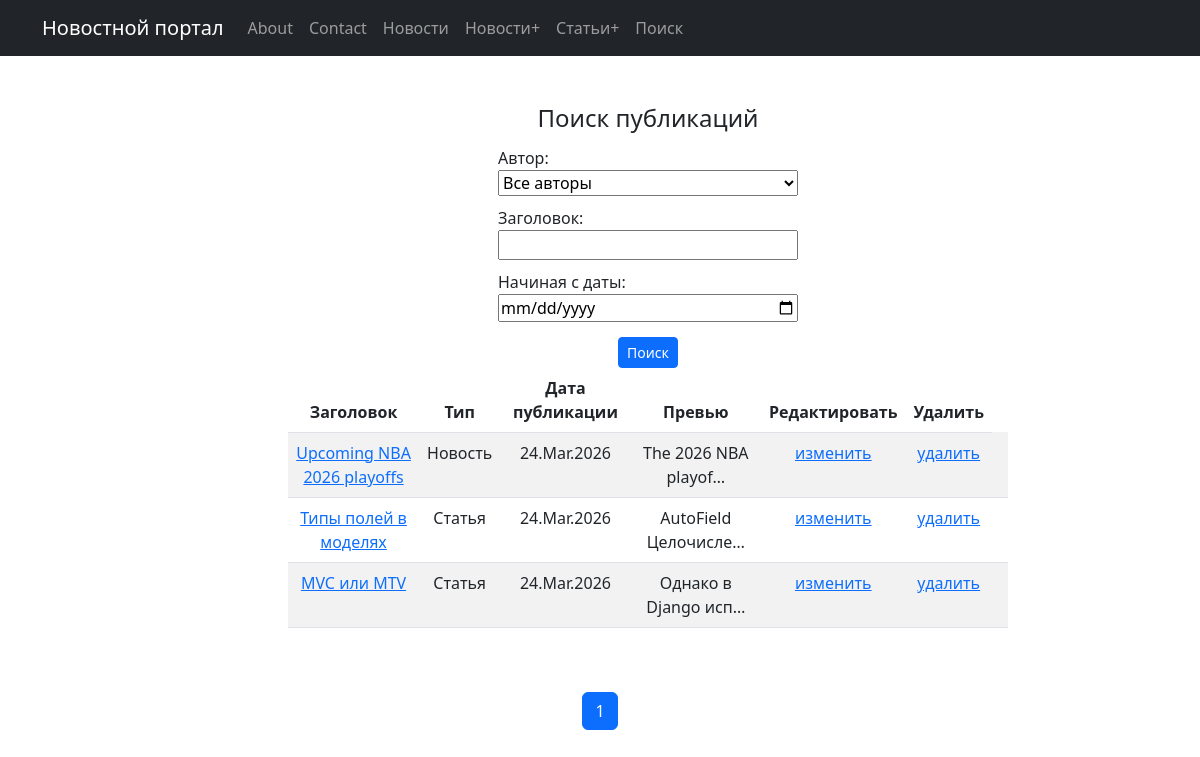
The app's page /post/search/, older data.
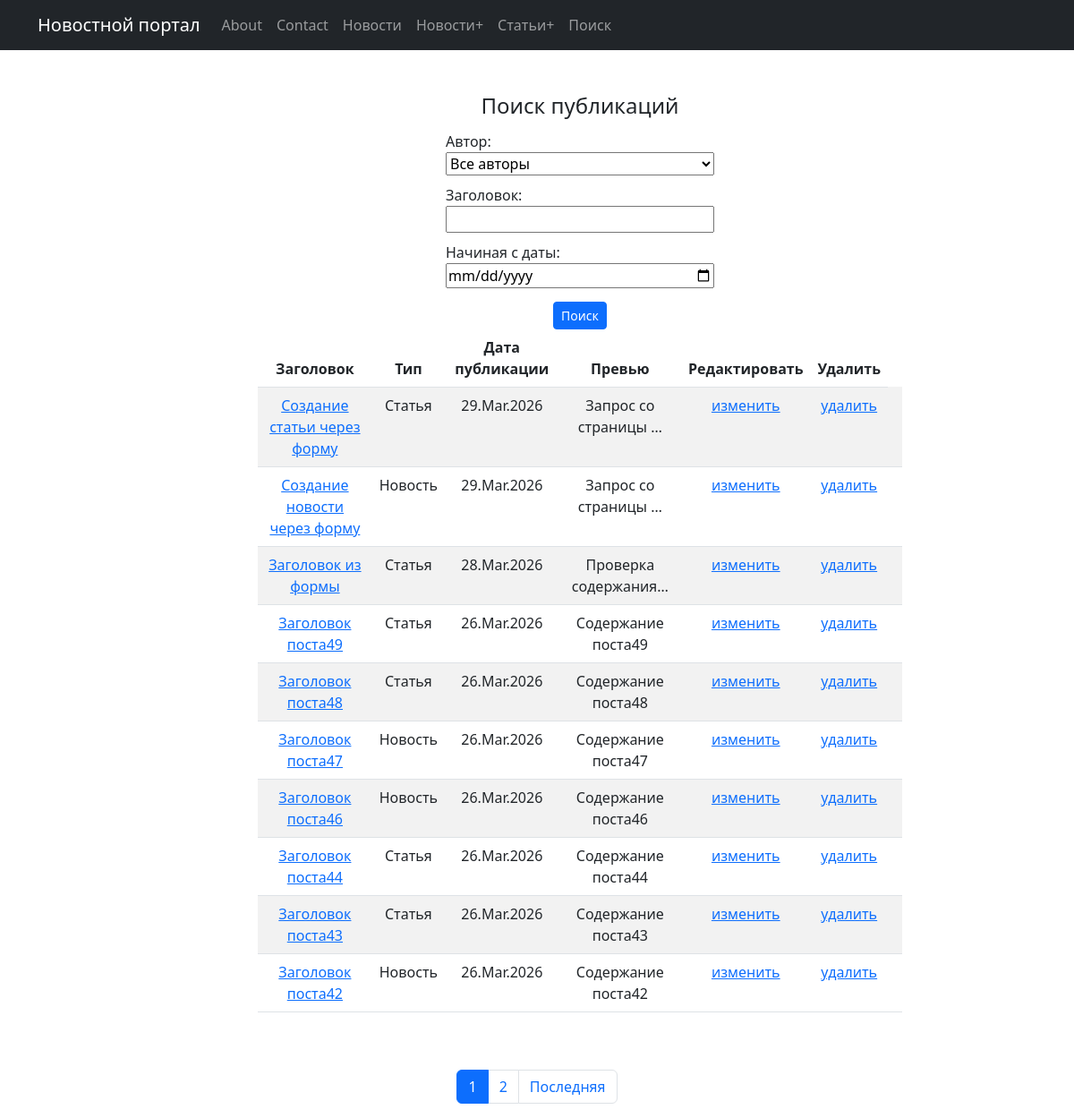
The same page, newer data.
### news/models.py (models this page shows, shortened)
class Post(models.Model):
    post_date = models.DateTimeField(auto_now_add=True)
    article_news = models.CharField(max_length=1, choices=TYPES, default=article)
    post_header = models.CharField(max_length=100)
    post_content = models.TextField()
    post_rating = models.IntegerField(default=0)
    post_author = models.ForeignKey(Author, on_delete=models.CASCADE)
    post_categories = models.ManyToManyField(Category, through='PostCategory')

### news/views.py (the view)
# urls.py: path("search/", PostSearchView.as_view(), name='post_search_list'),
class PostSearchView(FilterView):
    model = Post
    context_object_name = 'posts'
    template_name = 'news/post_search_list.html'
    ordering = ['-post_date']
    paginate_by = 10
    filterset_class = PostFilter

### news/models.py (called while the page is built)
    def __str__(self):
        return self.author.username

### news/templatetags/news_filters.py (called while the page is built)
@register.filter
def censor(value):
    bwdict = ["badword", "архитектура"]
    for word in bwdict:
        pattern = r'\b' + re.escape(word) + r'\b'
        value = re.sub(pattern, word[0] + '*' * (len(word)-1), value, flags=re.IGNORECASE)
    return value

### Templates/news/post_search_list.html (shortened to what this page needs)
{% extends 'flatpages/default.html' %}
{% load news_filters %}
{% block content %}
<div class="container m-5">
    <h4>Поиск публикаций</h4>
    <form action="" method="get" class="filter-form">
        {{ filter.form.as_p }}
      <input class="btn btn-primary btn-sm" type="submit" value="Поиск">
    </form>
    <div class="row">
        <div class="col-lg-8 offset-lg-2">
            <table class="table table-striped">
                <thead>
                <tr>
                    <th>Заголовок</th>
                    <th>Тип</th>
                    <th>Дата публикации</th>
                    <th>Превью</th>
                    <th>Редактировать</th>
                    <th>Удалить</th>
                </tr>
                </thead>
                <tbody>
                {% for post in posts %}
                <tr>
                    <td><a href="{% url 'post_detail' post.id %}">{{ post.post_header|censor }}</a></td>
                    <td>{{ post.get_article_news_display }}</td>
                    <td>{{ post.post_date|date:'d.M.Y' }}</td>
                    <td>{{ post.post_content|truncatechars:20|censor }}</td>
                    <td>
                        {% if post.article_news == "N" %}
                        <a href="{% url 'news_edit' post.id %}">изменить</a>
                        {% else %}
                        <a href="{% url 'articles_edit' post.id %}">изменить</a>
                        {% endif %}
                    </td>
                    <td>
                        {% if post.article_news == "N" %}
                        <a href="{% url 'news_delete' post.id %}">удалить</a>
                        {% else %}
                        <a href="{% url 'articles_delete' post.id %}">удалить</a>
                        {% endif %}
                    </td>
                    <td></td>
                </tr>
                {% empty %}
                <tr>
                    <td colspan="3">
                        <div>Еще нет новостей</div>
                    </td>
                </tr>
                {% endfor %}
                </tbody>
            </table>
        </div>
    </div>
</div>
<div class="pagination justify-content-center">
    <nav aria-label="Page navigation example">
        <ul class="pagination">
        {% for num in page_obj.paginator.page_range %}
            {% if page_obj.number == num %}
                <li class="page-item active">
                    <span class="page-link">
                        {{ num }}
                    </span>
                </li>
            {% elif num > page_obj.number|add:'-2' and num < page_obj.number|add:'2' %}
                <li class="page-item">
                    <a class="page-link" href="?page={{ num }}{% for key, value in request.GET.items %}{% if key != 'page' %}&{{key}}={{value}}{% endif %}{% endfor %}">
                        {{ num }}
                    </a>
                </li>
            {% endif %}
        {% endfor %}
        {% if page_obj.has_next %}
            {% if paginator.num_pages != page_obj.next_page_number %}
                <li class="page-item">
                    <a class="page-link" href="?page={{ page_obj.paginator.num_pages }}{% for key, value in request.GET.items %}{% if key != 'page' %}&{{key}}={{value}}{% endif %}{% endfor %}">
                        Последняя
                    </a>
                </li>
            {% endif %}
        {% endif %}
        </ul>
    </nav>
</div>
{% endblock content %}

Row changes from the older to the newer data that the page shows:
no longer on this page (row unchanged): Post: post_header|censor "Upcoming NBA 2026 playoffs", article_news "Новость", post_date "24.Mar.2026", post_content|censor "The 2026 NBA playof…", shows "изменить", shows "удалить"
no longer on this page (row unchanged): Post: post_header|censor "Типы полей в моделях", article_news "Статья", post_date "24.Mar.2026", post_content|censor "AutoField Целочисле…", shows "изменить", shows "удалить"
no longer on this page (row unchanged): Post: post_header|censor "MVC или MTV", article_news "Статья", post_date "24.Mar.2026", post_content|censor "Однако в Django исп…", shows "изменить", shows "удалить"
added Post: post_header|censor "Создание статьи через форму", article_news "Статья", post_date "29.Mar.2026", post_content|censor "Запрос со страницы …", shows "изменить", shows "удалить"
added Post: post_header|censor "Создание новости через форму", article_news "Новость", post_date "29.Mar.2026", post_content|censor "Запрос со страницы …", shows "изменить", shows "удалить"
added Post: post_header|censor "Заголовок из формы", article_news "Статья", post_date "28.Mar.2026", post_content|censor "Проверка содержания…", shows "изменить", shows "удалить"
added Post: post_header|censor "Заголовок поста49", article_news "Статья", post_date "26.Mar.2026", post_content|censor "Содержание поста49", shows "изменить", shows "удалить"
added Post: post_header|censor "Заголовок поста48", article_news "Статья", post_date "26.Mar.2026", post_content|censor "Содержание поста48", shows "изменить", shows "удалить"
added Post: post_header|censor "Заголовок поста47", article_news "Новость", post_date "26.Mar.2026", post_content|censor "Содержание поста47", shows "изменить", shows "удалить"
added Post: post_header|censor "Заголовок поста46", article_news "Новость", post_date "26.Mar.2026", post_content|censor "Содержание поста46", shows "изменить", shows "удалить"
added Post: post_header|censor "Заголовок поста44", article_news "Статья", post_date "26.Mar.2026", post_content|censor "Содержание поста44", shows "изменить", shows "удалить"
added Post: post_header|censor "Заголовок поста43", article_news "Статья", post_date "26.Mar.2026", post_content|censor "Содержание поста43", shows "изменить", shows "удалить"
added Post: post_header|censor "Заголовок поста42", article_news "Новость", post_date "26.Mar.2026", post_content|censor "Содержание поста42", shows "изменить", shows "удалить"
Text that changed along with them:
new list line: "2"
text now shown: "Последняя"
